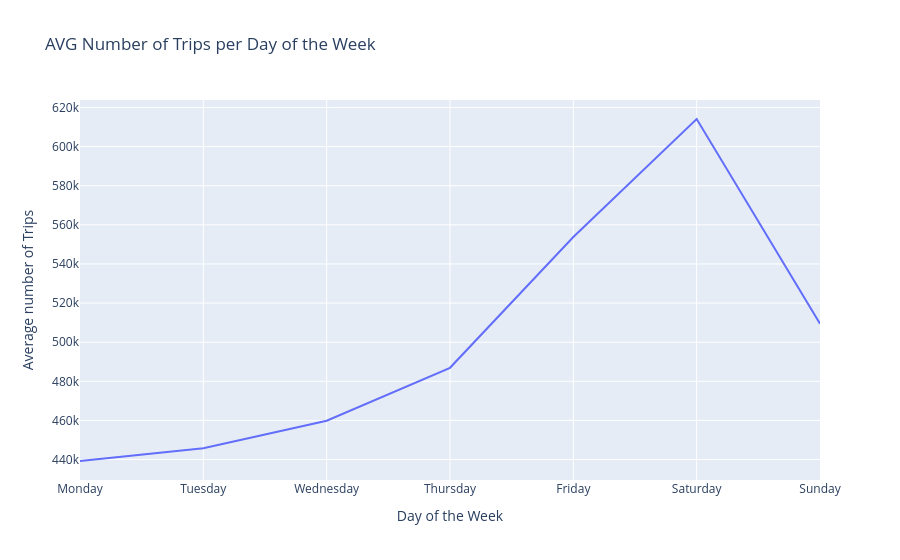

The notebook cell this image was saved under:
### Code cell
df['request_datetime'] = pd.to_datetime(df['request_datetime'])
df['request_date'] = pd.to_datetime(df['request_datetime'].dt.date)
df['day_of_week'] = df['request_date'].dt.day_name()

trips_per_day = df.groupby(['request_date', 'day_of_week'])['trip_id'].count().reset_index()
trips_per_day = trips_per_day.groupby(['day_of_week'])['trip_id'].mean().reindex(['Monday', 
                                                                                  'Tuesday', 
                                                                                  'Wednesday', 
                                                                                  'Thursday', 
                                                                                  'Friday',
                                                                                  'Saturday', 
                                                                                  'Sunday'])

fig = px.line(
    x=trips_per_day.index,
    y=trips_per_day.values,
    labels={'x': 'Day of the Week', 'y': 'Average number of Trips'},
    title='AVG Number of Trips per Day of the Week'
)
fig.show()

### Figure 1 — Plotly figure (JSON) as saved in the notebook; plotly's stock layout.template omitted (floating-point values rounded to 4 significant figures)
{"data": [{"hovertemplate": "Day of the Week=%{x}<br>Average number of Trips=%{y}<extra></extra>", "legendgroup": "", "line": {"color": "#636efa", "dash": "solid"}, "marker": {"symbol": "circle"}, "mode": "lines", "name": "", "orientation": "v", "showlegend": false, "type": "scatter", "x": ["Monday", "Tuesday", "Wednesday", "Thursday", "Friday", "Saturday", "Sunday"], "xaxis": "x", "y": [439300.0, 445743, 459800.0, 486906, 553752, 614100.0, 509400.0], "yaxis": "y"}], "layout": {"autosize": true, "legend": {"tracegroupgap": 0}, "title": {"text": "AVG Number of Trips per Day of the Week"}, "xaxis": {"anchor": "y", "autorange": true, "domain": [0, 1], "range": [0, 6], "title": {"text": "Day of the Week"}, "type": "category"}, "yaxis": {"anchor": "x", "autorange": true, "domain": [0, 1], "range": [429600.0, 623800.0], "title": {"text": "Average number of Trips"}, "type": "linear"}}}
